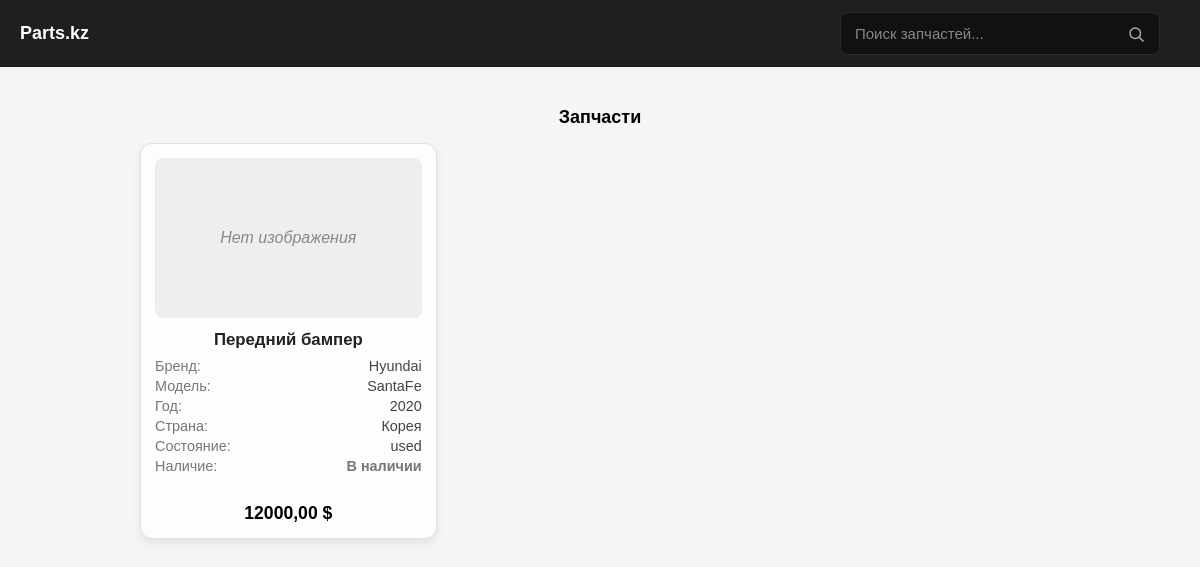
The app's page /home/?brand=hyundai&model=santafe&part_type=perednii-bamper&year=2020 with its own data.
### parts/models.py (models this page shows, shortened)
class Part(models.Model):
    part_type = models.ForeignKey(PartType, on_delete=models.CASCADE, related_name='parttype')
    part_number = models.CharField(max_length=100, default='nothing')
    brand = models.ForeignKey(PartBrand, on_delete=models.CASCADE, null=True, related_name='part_brand')
    year = models.IntegerField()
    price = models.DecimalField(max_digits=10, decimal_places=2)
    car_series = models.ForeignKey(PartSeries, on_delete=models.CASCADE, null=True, related_name='parts_by_series')
    availability = models.BooleanField(default=True)
    image = models.ImageField(null=True)
    condition = models.CharField(
        max_length=10,
        choices=[
            ('used', 'Б/у'),
            ('new', 'Новая'),
        ],
        default='new')
    made_in = models.ForeignKey(PartPlace, on_delete=models.CASCADE, related_name='part_place', null=True)
    slug = models.SlugField(blank=True, null=True)

class PartType(models.Model):
    name = models.CharField(max_length=100)
    slug = models.SlugField(unique=True, blank=True, null=True)

class PartBrand(models.Model):
    name = models.CharField(max_length=100, unique=True)
    slug = models.SlugField(unique=True, blank=True, null=True)
    picture = models.ImageField(upload_to='logo_cars',null=True)

class PartSeries(models.Model):
    brand = models.ForeignKey(PartBrand, on_delete=models.CASCADE, null=True)
    slug = models.SlugField(unique=True, blank=True, null=True)
    name = models.CharField(max_length=100)

class PartPlace(models.Model):
    name = models.CharField(max_length=100, unique=True)
    def __str__(self):
        return self.name

### parts/views.py (the view, shortened to what this page needs)
# urls.py: path('home/', views.home_page, name='home'),
def home_page(request):
    brand = request.GET.get("brand")
    model = request.GET.get("model")
    part_type = request.GET.get('part_type')
    year = request.GET.get("year")
    context = {}
    if not brand:
        context["brands"] = PartBrand.objects.all()
    elif brand and not model:
        context["models"] = PartSeries.objects.filter(brand__slug=brand)
    elif brand and model and not part_type:
        context["part_types"] = (
            Part.objects
            .filter(brand__slug=brand, car_series__slug=model)
            .values_list("part_type__slug", "part_type__name").distinct()
        )
    else:
        context["parts"] = Part.objects.filter(
            brand__slug=brand,
            car_series__slug=model,
            part_type__slug=part_type,
            year=year
        )
    return render(request, "part_templates/home_page.html", context)

### Templates/part_templates/home_page.html (shortened to what this page needs)
{% extends 'base.html' %}
{% load static %}
{% block css %}
<link rel="stylesheet" href="{% static 'part/home.css' %}">
{% endblock %}
{% block content %}
<div class="container">
    {% if parts %}
    <div class="section">
        <h2>Запчасти</h2>
        <div class="grid">
            {% for part in parts %}
            <div class="card part-card">
                {% if part.image %}
                    <img src="{{ part.image.url }}" alt="part image" class="part-img">
                {% else %}
                    <div class="part-placeholder">Нет изображения</div>
                {% endif %}
                <div class="part-info">
                    <h3 class="part-title">{{ part.part_type.name }}</h3>
                    <ul class="part-meta">
                        <li><span>Бренд:</span> {{ part.brand.name }}</li>
                        <li><span>Модель:</span> {{ part.car_series.name }}</li>
                        <li><span>Год:</span> {{ part.year }}</li>
                        <li><span>Страна:</span> {{ part.made_in }}</li>
                        <li><span>Состояние:</span> {{ part.condition }}</li>
                        <li>
                            <span>Наличие:</span>
                            {% if part.availability %}
                                <span class="availab">В наличии</span>
                            {% else %}
                                <span class="not-availab">Нет</span>
                            {% endif %}
                        </li>
                    </ul>
                    <div class="price">{{ part.price }} $</div>
                </div>
            </div>
            {% empty %}
            <p>Запчастей не найдено</p>
            {% endfor %}
        </div>
    </div>
    {% endif %}
</div>
{% endblock %}

### static/part/header.css (style rules this page uses)
* { box-sizing: border-box; margin: 0; padding: 0; font-family: Arial, sans-serif; }
body { background: #f5f5f5; }
.container { padding: 20px; max-width: 1000px; margin: auto; }
.card { background: #ddd; height: 90px; border-radius: 15px; margin-bottom: 15px; }

### static/part/home.css (style rules this page uses)
.section { margin-bottom: 30px; }
h2 { text-align: center; }
.section h2 { margin-bottom: 15px; font-size: 18px; }
.grid { display: grid; grid-template-columns: repeat(auto-fill, minmax(220px, 1fr)); gap: 15px; }
.card { background: #ddd; border-radius: 15px; padding: 15px; text-align: center; cursor: pointer; transition: 0.2s; }
.price { margin-top: 8px; font-weight: bold; }
.part-card { background:#fdfdfd; border:1px solid #e0e0e0; border-radius:12px; padding:14px; box-shadow:0 4px 8px rgba(0,0,0,0.08); display:flex; flex-direction:column; transition:transform .18s ease; height:100%; }
.part-img, .part-placeholder { width:100%; height:160px; object-fit:cover; border-radius:8px; margin-bottom:12px; flex-shrink:0; }
.part-placeholder { background:#eee; color:#888; display:flex; align-items:center; justify-content:center; font-style:italic; }
.part-info { display:flex; flex-direction:column; flex:1; }
.part-title { font-size:1.05rem; margin:0 0 8px; color:#222; line-height:1.2; }
.part-meta { list-style:none; padding:0; margin:0 0 10px; font-size:0.9rem; color:#444; }
.part-meta li { display:flex; justify-content:space-between; margin-bottom:4px; }
.part-meta span { color:#777; }
.availab { color:#1b8f3c; font-weight:600; }
.price { margin-top:auto; font-size:1.1rem; font-weight:bold; color:#000; }

### records on screen
Part: shows "Нет изображения", part_type.name "Передний бампер", brand.name "Hyundai", car_series.name "SantaFe", year "2020", made_in "Корея", condition "used", availability "В наличии", price "12000,00"
